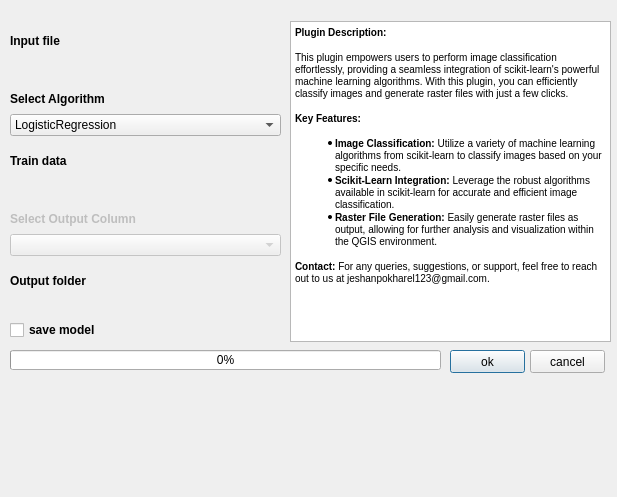
<?xml version="1.0" encoding="UTF-8"?>
<ui version="4.0">
 <class>FirstDialogBase</class>
 <widget class="QDialog" name="FirstDialogBase">
  <property name="geometry">
   <rect>
    <x>0</x>
    <y>0</y>
    <width>617</width>
    <height>497</height>
   </rect>
  </property>
  <property name="windowTitle">
   <string>FIrst</string>
  </property>
  <property name="autoFillBackground">
   <bool>false</bool>
  </property>
  <widget class="QProgressBar" name="progressBar">
   <property name="enabled">
    <bool>true</bool>
   </property>
   <property name="geometry">
    <rect>
     <x>10</x>
     <y>350</y>
     <width>431</width>
     <height>20</height>
    </rect>
   </property>
   <property name="value">
    <number>0</number>
   </property>
   <property name="format">
    <string>%p%</string>
   </property>
  </widget>
  <widget class="QPushButton" name="okpushButton">
   <property name="geometry">
    <rect>
     <x>450</x>
     <y>350</y>
     <width>75</width>
     <height>23</height>
    </rect>
   </property>
   <property name="text">
    <string>ok</string>
   </property>
   <property name="checkable">
    <bool>false</bool>
   </property>
  </widget>
  <widget class="QPushButton" name="cancelpushButton">
   <property name="geometry">
    <rect>
     <x>530</x>
     <y>350</y>
     <width>75</width>
     <height>23</height>
    </rect>
   </property>
   <property name="text">
    <string>cancel</string>
   </property>
  </widget>
  <widget class="QCheckBox" name="saveModelCheckBox">
   <property name="enabled">
    <bool>true</bool>
   </property>
   <property name="geometry">
    <rect>
     <x>10</x>
     <y>320</y>
     <width>271</width>
     <height>20</height>
    </rect>
   </property>
   <property name="font">
    <font>
     <weight>75</weight>
     <bold>true</bold>
    </font>
   </property>
   <property name="text">
    <string>save model</string>
   </property>
  </widget>
  <widget class="QTextBrowser" name="textBrowser">
   <property name="geometry">
    <rect>
     <x>290</x>
     <y>21</y>
     <width>321</width>
     <height>321</height>
    </rect>
   </property>
   <property name="html">
    <string>&lt;!DOCTYPE HTML PUBLIC &quot;-//W3C//DTD HTML 4.0//EN&quot; &quot;http://www.w3.org/TR/REC-html40/strict.dtd&quot;&gt;
&lt;html&gt;&lt;head&gt;&lt;meta name=&quot;qrichtext&quot; content=&quot;1&quot; /&gt;&lt;style type=&quot;text/css&quot;&gt;
p, li { white-space: pre-wrap; }
&lt;/style&gt;&lt;/head&gt;&lt;body style=&quot; font-family:'MS Shell Dlg 2'; font-size:7.8pt; font-weight:400; font-style:normal;&quot;&gt;
&lt;p style=&quot; margin-top:12px; margin-bottom:12px; margin-left:0px; margin-right:0px; -qt-block-indent:0; text-indent:0px;&quot;&gt;&lt;span style=&quot; font-weight:600;&quot;&gt;Plugin Description:&lt;/span&gt;&lt;/p&gt;
&lt;p style=&quot; margin-top:12px; margin-bottom:12px; margin-left:0px; margin-right:0px; -qt-block-indent:0; text-indent:0px;&quot;&gt;This plugin empowers users to perform image classification effortlessly, providing a seamless integration of scikit-learn's powerful machine learning algorithms. With this plugin, you can efficiently classify images and generate raster files with just a few clicks.&lt;/p&gt;
&lt;p style=&quot; margin-top:12px; margin-bottom:12px; margin-left:0px; margin-right:0px; -qt-block-indent:0; text-indent:0px;&quot;&gt;&lt;span style=&quot; font-weight:600;&quot;&gt;Key Features:&lt;/span&gt;&lt;/p&gt;
&lt;ul style=&quot;margin-top: 0px; margin-bottom: 0px; margin-left: 0px; margin-right: 0px; -qt-list-indent: 1;&quot;&gt;&lt;li style=&quot;&quot; style=&quot; margin-top:12px; margin-bottom:0px; margin-left:0px; margin-right:0px; -qt-block-indent:0; text-indent:0px;&quot;&gt;&lt;span style=&quot; font-weight:600;&quot;&gt;Image Classification:&lt;/span&gt; Utilize a variety of machine learning algorithms from scikit-learn to classify images based on your specific needs.&lt;/li&gt;
&lt;li style=&quot;&quot; style=&quot; margin-top:0px; margin-bottom:0px; margin-left:0px; margin-right:0px; -qt-block-indent:0; text-indent:0px;&quot;&gt;&lt;span style=&quot; font-weight:600;&quot;&gt;Scikit-Learn Integration:&lt;/span&gt; Leverage the robust algorithms available in scikit-learn for accurate and efficient image classification.&lt;/li&gt;
&lt;li style=&quot;&quot; style=&quot; margin-top:0px; margin-bottom:12px; margin-left:0px; margin-right:0px; -qt-block-indent:0; text-indent:0px;&quot;&gt;&lt;span style=&quot; font-weight:600;&quot;&gt;Raster File Generation:&lt;/span&gt; Easily generate raster files as output, allowing for further analysis and visualization within the QGIS environment.&lt;/li&gt;&lt;/ul&gt;
&lt;p style=&quot; margin-top:0px; margin-bottom:12px; margin-left:0px; margin-right:0px; -qt-block-indent:0; text-indent:0px;&quot;&gt;&lt;span style=&quot; font-weight:600;&quot;&gt;Contact:&lt;/span&gt; For any queries, suggestions, or support, feel free to reach out to us at jeshanpokharel123@gmail.com.&lt;/p&gt;&lt;/body&gt;&lt;/html&gt;</string>
   </property>
  </widget>
  <widget class="QWidget" name="layoutWidget">
   <property name="geometry">
    <rect>
     <x>10</x>
     <y>30</y>
     <width>271</width>
     <height>48</height>
    </rect>
   </property>
   <layout class="QVBoxLayout" name="verticalLayout">
    <item>
     <widget class="QLabel" name="inputLabel">
      <property name="font">
       <font>
        <weight>75</weight>
        <bold>true</bold>
       </font>
      </property>
      <property name="text">
       <string>Input file</string>
      </property>
      <property name="textInteractionFlags">
       <set>Qt::LinksAccessibleByMouse</set>
      </property>
     </widget>
    </item>
    <item>
     <widget class="QgsFileWidget" name="qgsInputFile">
      <property name="enabled">
       <bool>true</bool>
      </property>
      <property name="autoFillBackground">
       <bool>false</bool>
      </property>
      <property name="filter">
       <string>TIFF Files (*.tif *.tiff);;All Files (*)</string>
      </property>
     </widget>
    </item>
   </layout>
  </widget>
  <widget class="QWidget" name="layoutWidget">
   <property name="geometry">
    <rect>
     <x>10</x>
     <y>90</y>
     <width>271</width>
     <height>46</height>
    </rect>
   </property>
   <layout class="QVBoxLayout" name="verticalLayout_2">
    <item>
     <widget class="QLabel" name="algorithms">
      <property name="font">
       <font>
        <weight>75</weight>
        <bold>true</bold>
       </font>
      </property>
      <property name="text">
       <string>Select Algorithm</string>
      </property>
     </widget>
    </item>
    <item>
     <widget class="QComboBox" name="selectAlgorithms">
      <property name="currentIndex">
       <number>1</number>
      </property>
      <property name="insertPolicy">
       <enum>QComboBox::InsertBeforeCurrent</enum>
      </property>
      <property name="sizeAdjustPolicy">
       <enum>QComboBox::AdjustToContents</enum>
      </property>
      <property name="LogisticRegression" stdset="0">
       <string/>
      </property>
      <property name="DecisionTreeClassifier" stdset="0">
       <string/>
      </property>
      <item>
       <property name="text">
        <string>RandomForestClassifier</string>
       </property>
      </item>
      <item>
       <property name="text">
        <string>LogisticRegression</string>
       </property>
      </item>
      <item>
       <property name="text">
        <string>DecisionTreeClassifier</string>
       </property>
      </item>
      <item>
       <property name="text">
        <string>KNeighborsClassifier</string>
       </property>
      </item>
      <item>
       <property name="text">
        <string>Support Vector Machine</string>
       </property>
      </item>
     </widget>
    </item>
   </layout>
  </widget>
  <widget class="QWidget" name="layoutWidget">
   <property name="geometry">
    <rect>
     <x>10</x>
     <y>150</y>
     <width>271</width>
     <height>48</height>
    </rect>
   </property>
   <layout class="QVBoxLayout" name="verticalLayout_3">
    <item>
     <widget class="QLabel" name="trainLabel">
      <property name="font">
       <font>
        <weight>75</weight>
        <bold>true</bold>
       </font>
      </property>
      <property name="text">
       <string>Train data</string>
      </property>
     </widget>
    </item>
    <item>
     <widget class="QgsFileWidget" name="qgsTrainingData">
      <property name="inputMethodHints">
       <set>Qt::ImhNone</set>
      </property>
      <property name="dialogTitle">
       <string/>
      </property>
      <property name="filter">
       <string>Shapefiles (*.shp);;All Files (*)</string>
      </property>
     </widget>
    </item>
   </layout>
  </widget>
  <widget class="QWidget" name="layoutWidget">
   <property name="geometry">
    <rect>
     <x>10</x>
     <y>210</y>
     <width>271</width>
     <height>46</height>
    </rect>
   </property>
   <layout class="QVBoxLayout" name="verticalLayout_4">
    <item>
     <widget class="QLabel" name="selectColumnLabel">
      <property name="enabled">
       <bool>false</bool>
      </property>
      <property name="font">
       <font>
        <weight>75</weight>
        <bold>true</bold>
       </font>
      </property>
      <property name="text">
       <string>Select Output Column</string>
      </property>
     </widget>
    </item>
    <item>
     <widget class="QComboBox" name="ColumnsBox">
      <property name="enabled">
       <bool>false</bool>
      </property>
     </widget>
    </item>
   </layout>
  </widget>
  <widget class="QWidget" name="layoutWidget">
   <property name="geometry">
    <rect>
     <x>10</x>
     <y>270</y>
     <width>271</width>
     <height>48</height>
    </rect>
   </property>
   <layout class="QVBoxLayout" name="verticalLayout_5">
    <item>
     <widget class="QLabel" name="outputLabel">
      <property name="font">
       <font>
        <weight>75</weight>
        <bold>true</bold>
       </font>
      </property>
      <property name="frameShape">
       <enum>QFrame::NoFrame</enum>
      </property>
      <property name="text">
       <string>Output folder</string>
      </property>
     </widget>
    </item>
    <item>
     <widget class="QgsFileWidget" name="qgsoutputFile">
      <property name="storageMode">
       <enum>QgsFileWidget::GetDirectory</enum>
      </property>
     </widget>
    </item>
   </layout>
  </widget>
 </widget>
 <customwidgets>
  <customwidget>
   <class>QgsFileWidget</class>
   <extends>QWidget</extends>
   <header>qgsfilewidget.h</header>
  </customwidget>
 </customwidgets>
 <resources/>
 <connections/>
</ui>
